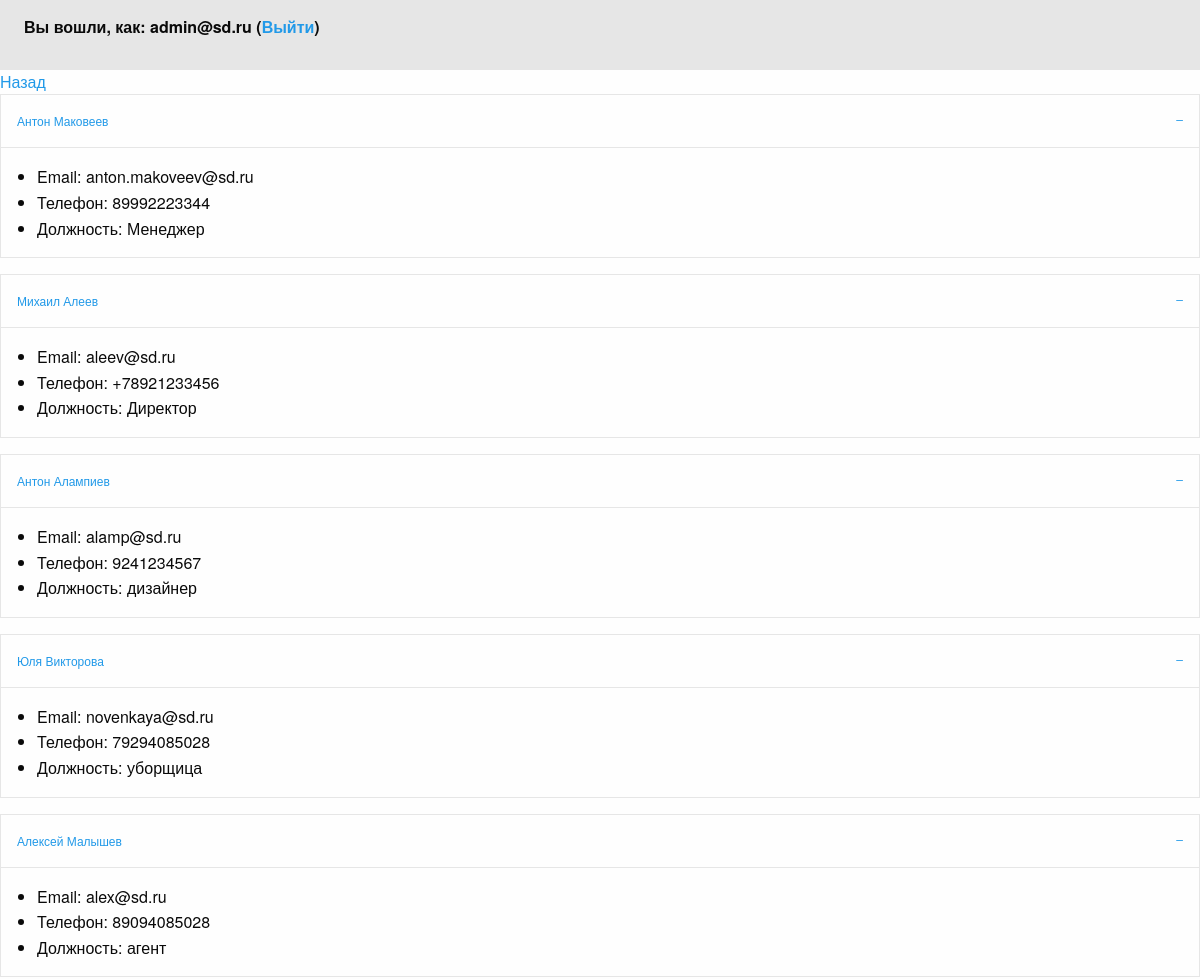
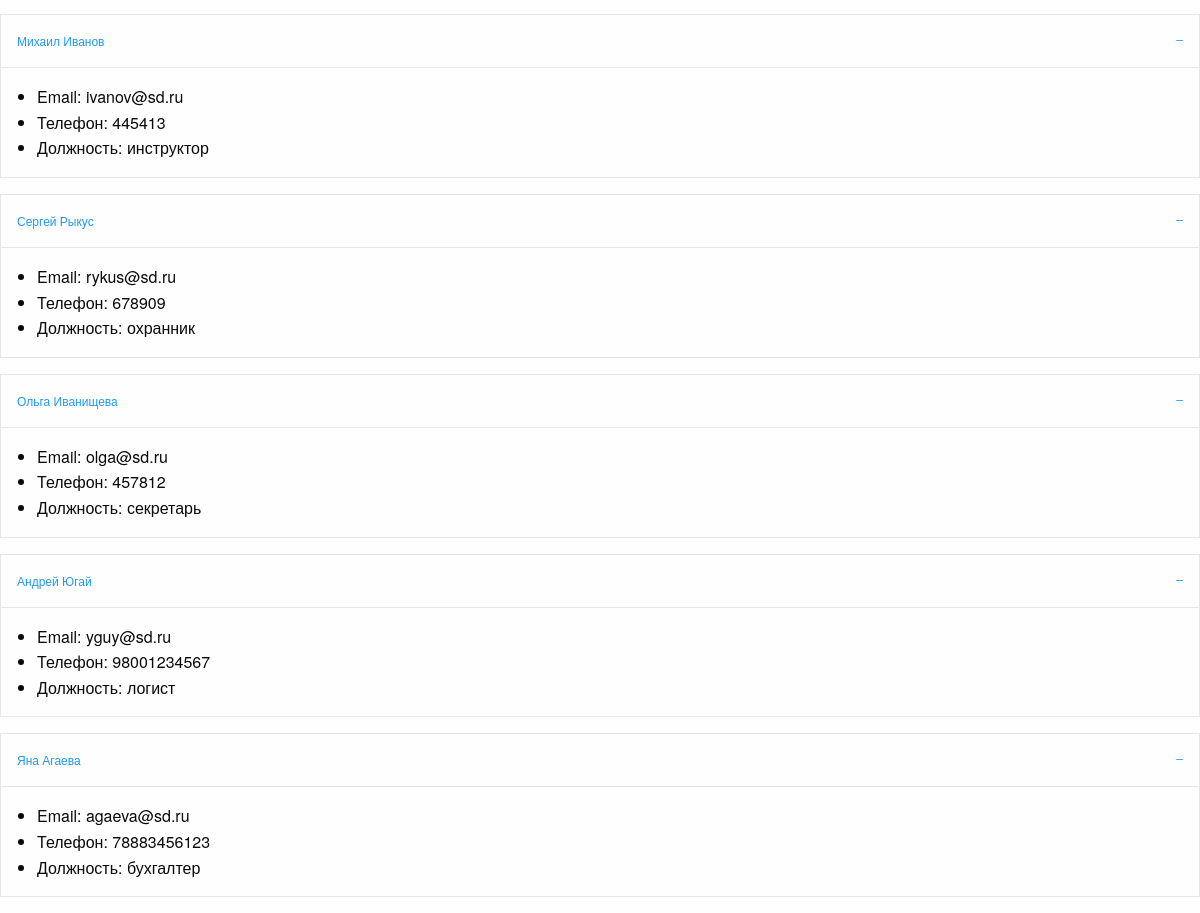
Page /searchingpage/search (signed in) on the committed database (2 pictures, top to bottom).
### mainpage/models.py (models this page shows, shortened)
class StaffWorker(models.Model):
		WorkerName = models.CharField('Имя',max_length = 25)
		WorkerSecondName = models.CharField('Фамилия',max_length = 25)
		WorkerEmail = models.CharField('Почта',max_length = 25)
		WorkerMobile = models.CharField('Телефон',max_length = 25)
		WorkerPost = models.CharField('Должность',max_length = 25)

### searchingpage/views.py (the view)
# urls.py: url(r'^search', views.search),
def search(request):
    if request.user.is_authenticated():
        args = {}
        args.update(csrf(request))
        WorkerName = request.POST.get('worker_name','')
        WorkerSecondName = request.POST.get('worker_secondname','')
        WorkerEmail = request.POST.get('worker_email','')
        WorkerMobile = request.POST.get('worker_mobile','')
        WorkerPost = request.POST.get('worker_post','')
        worker_list = {}
        kwargs = {}
        if WorkerName != '':
           kwargs['WorkerName__icontains'] = WorkerName
        if WorkerSecondName != '':
           kwargs['WorkerSecondName__icontains'] = WorkerSecondName
        if WorkerEmail != '':
           kwargs['WorkerEmail__icontains'] = WorkerEmail
        if WorkerMobile != '':
           kwargs['WorkerMobile__icontains'] = WorkerMobile
        if WorkerPost != '':
           kwargs['WorkerPost__icontains'] = WorkerPost
        worker_list = StaffWorker.objects.filter(**kwargs)
        context = {'worker_list':worker_list, 'username': request.user.username }
        return render(request, 'result.html', context)
    else:
        return redirect('/authpage/')

### searchingpage/templates/result.html
{% extends 'main.html' %}
{% block result_searching %}
<a href="/mainpage/searchingpage/">Назад</a>
{% if worker_list %}
{% for worker in worker_list %}
<ul class="accordion" data-accordion data-allow-all-closed="true" data-multi-expand="true">
    <li class="accordion-item is-active" data-accordion-item>
        <a href="#" class="accordion-title">{{worker.WorkerName}} {{worker.WorkerSecondName}}</a>
        <div class="accordion-content" data-tab-content>
            <ul>
                <li>Email: {{worker.WorkerEmail}}</li>
                <li>Телефон: {{worker.WorkerMobile}}</li>
                <li>Должность: {{worker.WorkerPost}}</li>
            </ul>
        </div>
    </li>
</ul>
{% endfor %}
{% else %}
</br>
<div class="alert callout">
    <p>Нет данных для отображения.</p>
</div>
{% endif %}
{% endblock %}

### templates/main.html (shortened to what this page needs)
{% load staticfiles %}
<!DOCTYPE html>
<html>
    <link rel="stylesheet" type="text/css" href="{% static "static/css/foundation.css" %}">
    <link rel="stylesheet" href="https://cdnjs.cloudflare.com/ajax/libs/motion-ui/1.1.1/motion-ui.min.css" />
</head>
<body>
<div class="top-bar">
         {% if username %}
           <p class="menu-text">Вы вошли, как: {{ username }} (<a href="/authpage/logout/">Выйти</a>) </p>
         {% else %}
           <p class="menu-text">Вы не авторизованы:<p>
         {% endif %}
</div>
<div class="row">
    {% block result_searching %}{% endblock %}
</div>
</body>
</html>

### rows in the picture
StaffWorker: WorkerName "Антон", WorkerSecondName "Маковеев", WorkerEmail "anton.makoveev@sd.ru", WorkerMobile "89992223344", WorkerPost "Менеджер"
StaffWorker: WorkerName "Михаил", WorkerSecondName "Алеев", WorkerEmail "aleev@sd.ru", WorkerMobile "+78921233456", WorkerPost "Директор"
StaffWorker: WorkerName "Антон", WorkerSecondName "Алампиев", WorkerEmail "alamp@sd.ru", WorkerMobile "9241234567", WorkerPost "дизайнер"
StaffWorker: WorkerName "Юля", WorkerSecondName "Викторова", WorkerEmail "novenkaya@sd.ru", WorkerMobile "79294085028", WorkerPost "уборщица"
StaffWorker: WorkerName "Алексей", WorkerSecondName "Малышев", WorkerEmail "alex@sd.ru", WorkerMobile "89094085028", WorkerPost "агент"
StaffWorker: WorkerName "Михаил", WorkerSecondName "Иванов", WorkerEmail "ivanov@sd.ru", WorkerMobile "445413", WorkerPost "инструктор"
StaffWorker: WorkerName "Сергей", WorkerSecondName "Рыкус", WorkerEmail "rykus@sd.ru", WorkerMobile "678909", WorkerPost "охранник"
StaffWorker: WorkerName "Ольга", WorkerSecondName "Иванищева", WorkerEmail "olga@sd.ru", WorkerMobile "457812", WorkerPost "секретарь"
StaffWorker: WorkerName "Андрей", WorkerSecondName "Югай", WorkerEmail "yguy@sd.ru", WorkerMobile "98001234567", WorkerPost "логист"
StaffWorker: WorkerName "Яна", WorkerSecondName "Агаева", WorkerEmail "agaeva@sd.ru", WorkerMobile "78883456123", WorkerPost "бухгалтер"

### other values in the picture
{{ username }} "admin@sd.ru"
